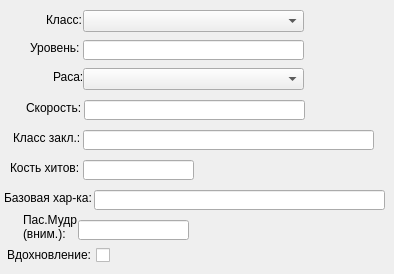
      <widget class="QWidget" name="tab_23">
       <attribute name="title">
        <string>Нету названия 2</string>
       </attribute>
       <widget class="QLabel" name="label_64">
        <property name="geometry">
         <rect>
          <x>46</x>
          <y>13</y>
          <width>47</width>
          <height>13</height>
         </rect>
        </property>
        <property name="font">
         <font>
          <pointsize>9</pointsize>
         </font>
        </property>
        <property name="text">
         <string>Класс:</string>
        </property>
       </widget>
       <widget class="QLabel" name="label_65">
        <property name="geometry">
         <rect>
          <x>30</x>
          <y>40</y>
          <width>61</width>
          <height>16</height>
         </rect>
        </property>
        <property name="font">
         <font>
          <pointsize>9</pointsize>
         </font>
        </property>
        <property name="text">
         <string>Уровень:</string>
        </property>
       </widget>
       <widget class="QLabel" name="label_66">
        <property name="geometry">
         <rect>
          <x>53</x>
          <y>70</y>
          <width>47</width>
          <height>13</height>
         </rect>
        </property>
        <property name="font">
         <font>
          <pointsize>9</pointsize>
         </font>
        </property>
        <property name="text">
         <string>Раса:</string>
        </property>
       </widget>
       <widget class="QLabel" name="label_68">
        <property name="geometry">
         <rect>
          <x>26</x>
          <y>100</y>
          <width>71</width>
          <height>16</height>
         </rect>
        </property>
        <property name="font">
         <font>
          <pointsize>9</pointsize>
         </font>
        </property>
        <property name="text">
         <string>Скорость:</string>
        </property>
       </widget>
       <widget class="QLineEdit" name="lvl_field">
        <property name="geometry">
         <rect>
          <x>83</x>
          <y>40</y>
          <width>221</width>
          <height>20</height>
         </rect>
        </property>
       </widget>
       <widget class="QLineEdit" name="speed_field">
        <property name="geometry">
         <rect>
          <x>84</x>
          <y>100</y>
          <width>221</width>
          <height>20</height>
         </rect>
        </property>
       </widget>
       <widget class="QLabel" name="label_71">
        <property name="geometry">
         <rect>
          <x>10</x>
          <y>160</y>
          <width>71</width>
          <height>16</height>
         </rect>
        </property>
        <property name="font">
         <font>
          <pointsize>9</pointsize>
         </font>
        </property>
        <property name="text">
         <string>Кость хитов:</string>
        </property>
       </widget>
       <widget class="QLineEdit" name="kost_hitov_field">
        <property name="geometry">
         <rect>
          <x>83</x>
          <y>160</y>
          <width>111</width>
          <height>20</height>
         </rect>
        </property>
       </widget>
       <widget class="QComboBox" name="class_combobox">
        <property name="geometry">
         <rect>
          <x>83</x>
          <y>10</y>
          <width>221</width>
          <height>22</height>
         </rect>
        </property>
       </widget>
       <widget class="QComboBox" name="rase_combobox">
        <property name="geometry">
         <rect>
          <x>83</x>
          <y>68</y>
          <width>221</width>
          <height>22</height>
         </rect>
        </property>
       </widget>
       <widget class="QCheckBox" name="up_character_checkbox">
        <property name="geometry">
         <rect>
          <x>-1</x>
          <y>245</y>
          <width>111</width>
          <height>20</height>
         </rect>
        </property>
        <property name="font">
         <font>
          <pointsize>9</pointsize>
         </font>
        </property>
        <property name="layoutDirection">
         <enum>Qt::RightToLeft</enum>
        </property>
        <property name="autoFillBackground">
         <bool>false</bool>
        </property>
        <property name="text">
         <string>Вдохновление:</string>
        </property>
        <property name="autoExclusive">
         <bool>false</bool>
        </property>
        <property name="tristate">
         <bool>false</bool>
        </property>
       </widget>
       <widget class="QLabel" name="label_73">
        <property name="geometry">
         <rect>
          <x>23</x>
          <y>211</y>
          <width>61</width>
          <height>31</height>
         </rect>
        </property>
        <property name="font">
         <font>
          <pointsize>9</pointsize>
         </font>
        </property>
        <property name="text">
         <string>Пас.Мудр
(вним.):</string>
        </property>
       </widget>
       <widget class="QLineEdit" name="passwise_field">
        <property name="geometry">
         <rect>
          <x>78</x>
          <y>220</y>
          <width>111</width>
          <height>20</height>
         </rect>
        </property>
       </widget>
       <widget class="QLabel" name="label_47">
        <property name="geometry">
         <rect>
          <x>13</x>
          <y>130</y>
          <width>81</width>
          <height>16</height>
         </rect>
        </property>
        <property name="font">
         <font>
          <pointsize>9</pointsize>
         </font>
        </property>
        <property name="text">
         <string>Класс закл.:</string>
        </property>
       </widget>
       <widget class="QLineEdit" name="class_zakl_field">
        <property name="geometry">
         <rect>
          <x>83</x>
          <y>130</y>
          <width>291</width>
          <height>20</height>
         </rect>
        </property>
       </widget>
       <widget class="QLabel" name="label_48">
        <property name="geometry">
         <rect>
          <x>4</x>
          <y>190</y>
          <width>91</width>
          <height>16</height>
         </rect>
        </property>
        <property name="font">
         <font>
          <pointsize>9</pointsize>
         </font>
        </property>
        <property name="text">
         <string>Базовая хар-ка:</string>
        </property>
       </widget>
       <widget class="QLineEdit" name="base_characteristics_field">
        <property name="geometry">
         <rect>
          <x>94</x>
          <y>190</y>
          <width>291</width>
          <height>20</height>
         </rect>
        </property>
       </widget>
      </widget>
